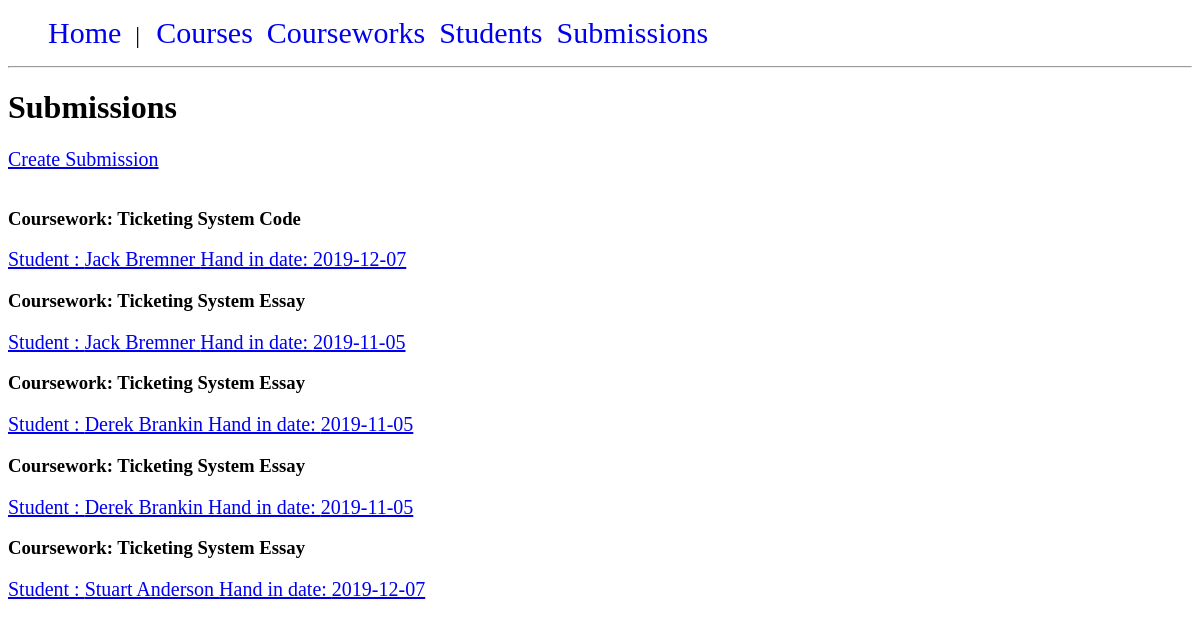
/submissions/all_submissions.php, run on an earlier commit of the app's database.
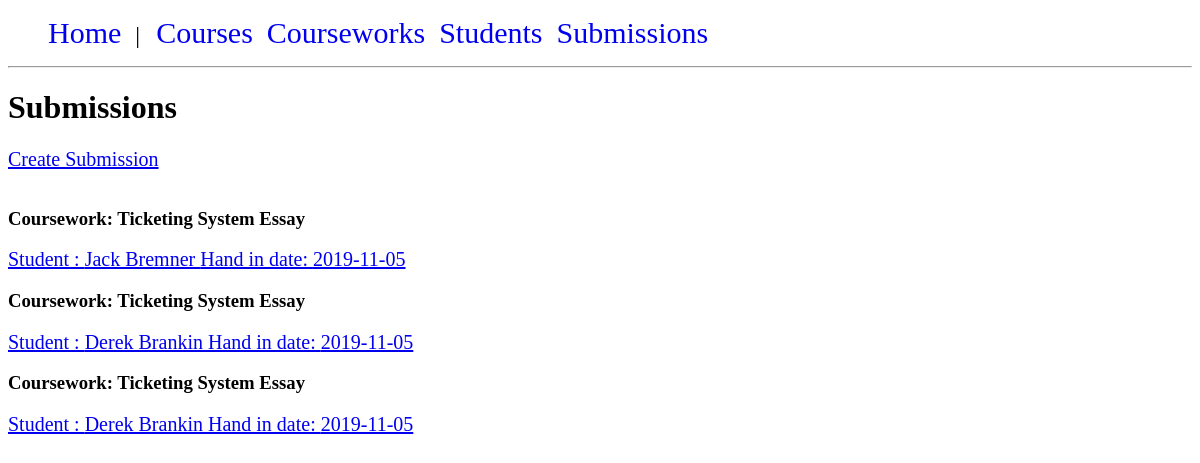
And on a later commit of the database.
### tables this page shows
CREATE TABLE "submissions" (
	"submission_id"	INTEGER NOT NULL PRIMARY KEY AUTOINCREMENT UNIQUE,
	"coursework_id"	INTEGER NOT NULL,
	"student_id"	INTEGER NOT NULL,
	"mark"	INTEGER(100),
	"hand_in_date"	DATE NOT NULL,
	"second_submission"	BOOLEAN NOT NULL DEFAULT 0,
	"grade_id"	INTEGER NOT NULL,
	FOREIGN KEY("coursework_id") REFERENCES "courseworks"("coursework_id"),
	FOREIGN KEY("student_id") REFERENCES "students"("student_id")
);

CREATE TABLE "courseworks" (
	"coursework_id"	INTEGER NOT NULL PRIMARY KEY AUTOINCREMENT UNIQUE,
	"name"	TEXT(50) NOT NULL,
	"course_id"	INTEGER NOT NULL,
	"deadline"	DATE NOT NULL,
	"credit_weight"	INTEGER NOT NULL,
	"feedback_due_date"	DATE NOT NULL,
	FOREIGN KEY("course_id") REFERENCES "courses"("course_id")
);

CREATE TABLE "students" (
	"student_id"	INTEGER NOT NULL UNIQUE,
	"name"	TEXT(50) NOT NULL,
	PRIMARY KEY("student_id")
);

### submissions/submission_functions.php (called while the page is built, shortened)
<?php
if (php_sapi_name() == "cli") {
    require_once getcwd().'../database/dbconnection.php';
} else {
    require_once $_SERVER['DOCUMENT_ROOT'].'/database/dbconnection.php';
}
function getAllSubmissions() {
    $query = "SELECT submission_id, hand_in_date, stu.name as student_name, cworks.name as coursework_name, c.name as course_name FROM submissions sub
    JOIN students stu ON sub.student_id = stu.student_id
    JOIN courseworks cworks ON sub.coursework_id = cworks.coursework_id
	JOIN courses c ON cworks.course_id = c.course_id
    order by c.course_id, cworks.coursework_id, hand_in_date";
    $submissions = DB::run($query)->fetchAll(PDO::FETCH_ASSOC);
    return $submissions;
}

### database/dbconnection.php (called while the page is built, shortened)
<?php
class DB {
    private static $instance = null;
    private static $pdo;
    public function __construct() {
        if (php_sapi_name() == "cli") {
            self::$pdo = new PDO("sqlite:database/courseworkapp.db");
        }
        else {
            self::$pdo = new PDO("sqlite:".$_SERVER['DOCUMENT_ROOT']."/database/courseworkapp.db");
        }
}
    public static function getInstance() : DB {
        if(!self::$instance)
        {
            self::$instance = new DB();
        }
        return self::$instance;
    }
    public static function run($sql, $params = NULL) {
        $stmt = self::$pdo->prepare($sql);
        $stmt->execute($params);
        return $stmt;
    }
}

### submissions/all_submissions.php (the view, shortened to what this page needs)
<?php
require_once 'submission_functions.php';
$submissions = getAllSubmissions();
echo '<h1>Submissions</h1>';
echo "<a href='create_submission_form.php'>Create Submission</a>\n";
echo '<br>';
echo '<br>';
if ($submissions) {
    foreach ($submissions as $submission) {
        echo '<h3>Coursework: ' . $submission['coursework_name'] . '</h3>';
        echo "<a href='submission_details.php?id=" . $submission['submission_id'] . "'> Student : " . $submission['student_name']
              . "  Hand in date: " . $submission['hand_in_date'] . "</a>\n";
    }
} else {
    echo "<p>No submissions for this course</p>";
}

### css/stylesheet.css (style rules this page uses)
#menu ul { list-style: none; }
#menu li { display: inline; padding-right: 10px; font-size: 24px; }
#menu a { text-decoration: none; font-size: 30px; }
a, p { font-size: 20px; }

What changed in the data, as far as the page shows it:
removed submissions: coursework.name "Ticketing System Code", student.name "Jack Bremner", hand_in_date "2019-12-07"
removed submissions: coursework.name "Ticketing System Essay", student.name "Stuart Anderson", hand_in_date "2019-12-07"
